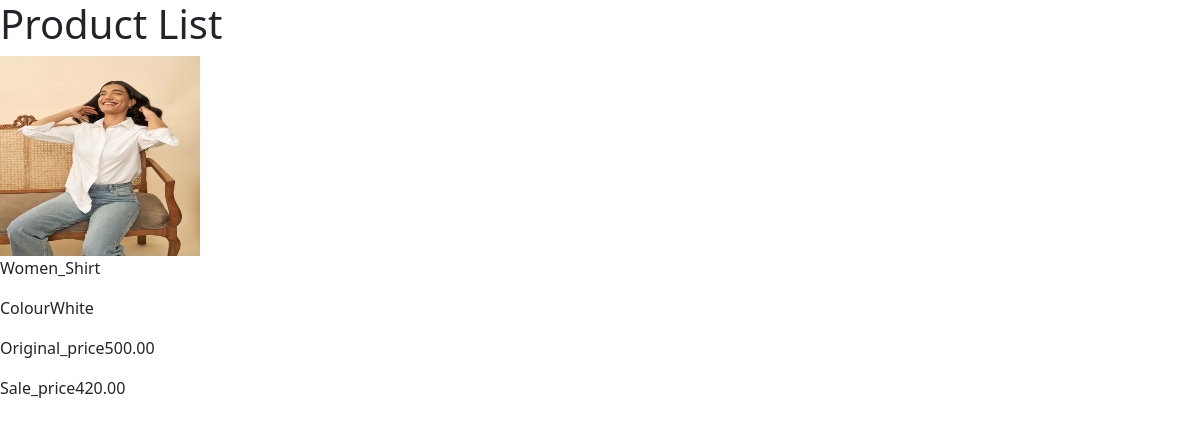
/product/1/, run on the app's committed database.
### app/models.py (models this page shows, shortened)
class ProductItem(models.Model):
    product_item_id = models.AutoField(primary_key=True)
    product = models.ForeignKey(Product, on_delete=models.CASCADE)
    colour = models.ForeignKey(Colour, on_delete=models.CASCADE)
    original_price = models.DecimalField(max_digits=10, decimal_places=2)
    sale_price = models.DecimalField(max_digits=10, decimal_places=2)
    image1=models.ImageField(upload_to='product_images/',blank=True,null=True)
    image2=models.ImageField(upload_to='product_images/',blank=True,null=True)
    image3=models.ImageField(upload_to='product_images/',blank=True,null=True)
    image4=models.ImageField(upload_to='product_images/',blank=True,null=True)
    slug=models.CharField(max_length=100,blank=True,null=True)

class Product(models.Model):
    product_id = models.AutoField(primary_key=True)
    product_category = models.ForeignKey(ProductCategory, on_delete=models.CASCADE)
    brand = models.ForeignKey(Brand, on_delete=models.CASCADE)
    product_name = models.CharField(max_length=255)
    product_description = models.TextField()
    model_height = models.FloatField(blank=True,null=True)
    model_wearing = models.CharField(max_length=255,blank=True,null=True)
    care_instructions = models.TextField(blank=True,null=True)
    about = models.TextField(blank=True,null=True)

class Colour(models.Model):
    colour_id = models.AutoField(primary_key=True)
    colour_name = models.CharField(max_length=50)

### app/views.py (the view)
# urls.py: path('product/<int:id>/',views.productview,name='product'),
def productview(request,id):
    if ProductItem.objects.filter(product_item_id =id).exists():
        Product=ProductItem.objects.get(product_item_id =id)
        context={
            'product' : Product
        }
        return render(request,'product.html',context)
    return HttpResponse('product doesnot exist')

### template/product.html (shortened to what this page needs)
{% extends 'base.html' %}
{% block content %}
    <h1>Product List</h1>
    <table border="1">
        <tbody>
            <div>
                    <img src="{{product.image1.url}}" width="200px" height="200px" alt=""><br>
                <p>{{product.product.product_name}}</p>
                <p>Colour{{product.colour.colour_name}}</p>
                <p>Original_price{{ product.original_price}}</p>
                <p>Sale_price{{product.sale_price}}</p>
            </div>
        </tbody>
    </table>
{% endblock %}

### data on the page
ProductItem: image1 (picture), product.product_name "Women_Shirt", colour.colour_name "White", original_price "500.00", sale_price "420.00"
